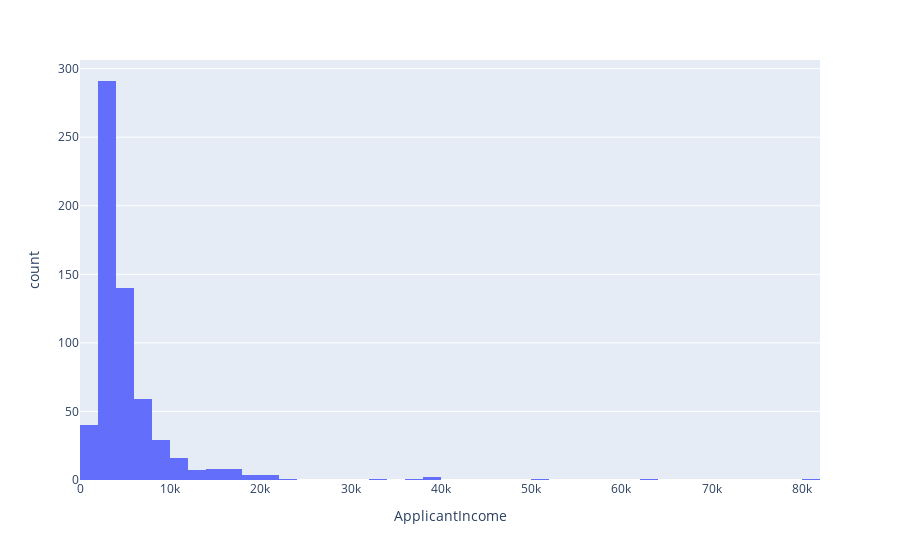

Here is the notebook cell this chart was saved with:
### Markdown cell above
### Distribution analysis

Study distribution of various variables. Plot the histogram of ApplicantIncome, try different number of bins.

### Code cell
import plotly.express as px
fig = px.histogram(df, x="ApplicantIncome",nbins=50)
fig.show()

### Figure 1 — Plotly figure (JSON) as saved in the notebook; plotly's stock layout.template omitted (floating-point values rounded to 4 significant figures; data arrays with more than 128 entries replaced by an {"elided": "..."} marker saying what was removed)
{"data": [{"alignmentgroup": "True", "bingroup": "x", "hovertemplate": "ApplicantIncome=%{x}<br>count=%{y}<extra></extra>", "legendgroup": "", "marker": {"color": "#636efa"}, "name": "", "nbinsx": 50, "offsetgroup": "", "orientation": "v", "showlegend": false, "type": "histogram", "x": {"elided": "614 int values"}, "xaxis": "x", "yaxis": "y"}], "layout": {"autosize": true, "barmode": "relative", "legend": {"tracegroupgap": 0}, "margin": {"t": 60}, "xaxis": {"anchor": "y", "autorange": true, "domain": [0, 1], "range": [-0.5, 82000.0], "title": {"text": "ApplicantIncome"}, "type": "linear"}, "yaxis": {"anchor": "x", "autorange": true, "domain": [0, 1], "range": [0, 306.3], "title": {"text": "count"}}}}
